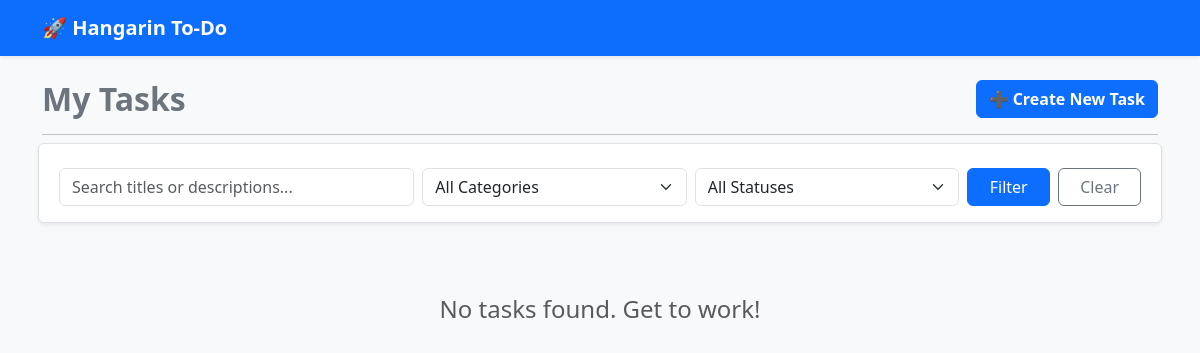
Before: / with the older database file.
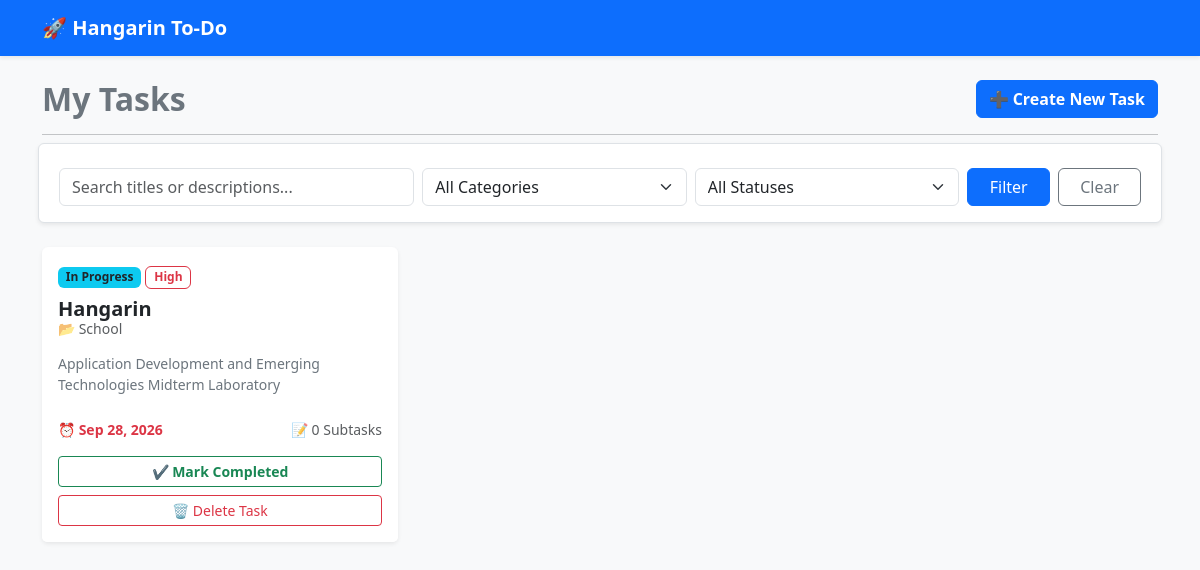
After: the same page with the newer database file.
### tasks/models.py (models this page shows, shortened)
class BaseModel(models.Model):
    created_at = models.DateTimeField(auto_now_add=True)
    updated_at = models.DateTimeField(auto_now=True)
    class Meta:
        abstract = True

class Task(BaseModel):
    title = models.CharField(max_length=200)
    description = models.TextField()
    deadline = models.DateTimeField()
    status = models.CharField(max_length=50, choices=STATUS_CHOICES, default="Pending")
    category = models.ForeignKey(Category, on_delete=models.CASCADE)
    priority = models.ForeignKey(Priority, on_delete=models.CASCADE)

class Priority(BaseModel):
    name = models.CharField(max_length=100)
    class Meta:
        verbose_name = "Priority"
        verbose_name_plural = "Priorities"

class Category(BaseModel):
    name = models.CharField(max_length=100)
    class Meta:
        verbose_name = "Category"
        verbose_name_plural = "Categories"

### tasks/views.py (the view)
# urls.py: path('', views.task_list, name='task_list'),
def task_list(request):
    tasks = Task.objects.select_related('category', 'priority').prefetch_related('subtask_set', 'note_set').order_by('deadline')
    search_query = request.GET.get('q', '')
    status_filter = request.GET.get('status', '')
    category_filter = request.GET.get('category', '')
    if search_query:
        tasks = tasks.filter(Q(title__icontains=search_query) | Q(description__icontains=search_query))
    if status_filter:
        tasks = tasks.filter(status=status_filter)
    current_category_id = None
    if category_filter:
        tasks = tasks.filter(category_id=category_filter)
        current_category_id = int(category_filter) # Convert to int so the HTML template can read it properly
    context = {
        'tasks': tasks,
        'categories': Category.objects.all(),
        'statuses': [choice[0] for choice in STATUS_CHOICES],
        'current_search': search_query,
        'current_status': status_filter,
        'current_category': current_category_id,
    }
    return render(request, 'tasks/task_list.html', context)

### tasks/templates/tasks/task_list.html (shortened to what this page needs)
<!DOCTYPE html>
<html lang="en">
<head>
    <link href="https://cdn.jsdelivr.net/npm/bootstrap@5.3.0/dist/css/bootstrap.min.css" rel="stylesheet">
</head>
<body class="bg-light">
    <nav class="navbar navbar-dark bg-primary shadow-sm mb-4">
        <div class="container">
            <a class="navbar-brand fw-bold" href="#">🚀 Hangarin To-Do</a>
        </div>
    </nav>
    <div class="container">
        <div class="row mb-3 align-items-center">
            <div class="col">
                <h2 class="fw-bold text-secondary mb-0">My Tasks</h2>
            </div>
            <div class="col text-end">
                <a href="{% url 'task_create' %}" class="btn btn-primary fw-bold">➕ Create New Task</a>
            </div>
        </div>
        <hr>
        <div class="row mb-4">
            <div class="col">
                <form method="GET" action="{% url 'task_list' %}" class="row g-2 align-items-center bg-white p-3 shadow-sm rounded border">
                    <div class="col-md-4">
                        <input type="text" name="q" class="form-control" placeholder="Search titles or descriptions..." value="{{ current_search }}">
                    </div>
                    <div class="col-md-3">
                        <select name="category" class="form-select">
                            <option value="">All Categories</option>
                        </select>
                    </div>
                    <div class="col-md-3">
                        <select name="status" class="form-select">
                            <option value="">All Statuses</option>
                        </select>
                    </div>
                    <div class="col-md-2 d-flex gap-2">
                        <button type="submit" class="btn btn-primary w-100">Filter</button>
                        <a href="{% url 'task_list' %}" class="btn btn-outline-secondary w-100">Clear</a>
                    </div>
                </form>
            </div>
        </div>
        <div class="row">
            {% for task in tasks %}
            <div class="col-md-6 col-lg-4 mb-4">
                <div class="card h-100 shadow-sm border-0">
                    <div class="card-body">
                        <div class="mb-2">
                            {% if task.status == 'Pending' %}
                                <span class="badge bg-warning text-dark">Pending</span>
                            {% elif task.status == 'In Progress' %}
                                <span class="badge bg-info text-dark">In Progress</span>
                            {% elif task.status == 'Completed' %}
                                <span class="badge bg-success">Completed</span>
                            {% else %}
                                <span class="badge bg-secondary">{{ task.status }}</span>
                            {% endif %}
                            <span class="badge border border-danger text-danger">{{ task.priority.name }}</span>
                        </div>
                        <h5 class="card-title fw-bold mb-1">
                            <a href="{% url 'task_detail' task.pk %}" class="text-decoration-none text-dark">
                                {{ task.title }}
                            </a>
                        </h5>
                        <h6 class="card-subtitle mb-3 text-muted small">📂 {{ task.category.name }}</h6>
                        <p class="card-text text-secondary small">{{ task.description|truncatechars:100 }}</p>
                    </div>
                    <div class="card-footer bg-white border-top-0 pb-3">
                        <div class="d-flex justify-content-between align-items-center small mb-3">
                            <span class="text-danger fw-semibold">
                                ⏰ {{ task.deadline|date:"M d, Y" }}
                            </span>
                            <span class="text-muted">
                                📝 {{ task.subtask_set.count }} Subtasks
                            </span>
                        </div>
                        {% if task.status != 'Completed' %}
                        <form action="{% url 'complete_task' task.pk %}" method="POST" class="d-grid mb-2">
                            <button type="submit" class="btn btn-sm btn-outline-success fw-bold">
                                ✔ Mark Completed
                            </button>
                        </form>
                        {% else %}
                        <div class="d-grid mb-2">
                            <button class="btn btn-sm btn-success fw-bold" disabled>🎉 Completed</button>
                        </div>
                        {% endif %}
                        <div class="d-grid">
                            <button type="button" class="btn btn-sm btn-outline-danger" data-bs-toggle="modal" data-bs-target="#deleteModal{{ task.pk }}">
                                🗑️ Delete Task
                            </button>
                        </div>
                    </div>
                </div>
            </div>
            {% empty %}
            <div class="col text-center mt-5">
                <h4 class="text-muted">No tasks found. Get to work!</h4>
            </div>
            {% endfor %}
        </div>
    </div>
</body>
</html>

Changed rows visible on the page:
added Task: status "In Progress", priority.name "High", title "Hangarin", category.name "School", description "Application Development and Emerging Technologies Midterm Laboratory", deadline "Sep 28, 2026", subtask_set.count "0"
Other visible differences:
text no longer shown: "No tasks found. Get to work!"
